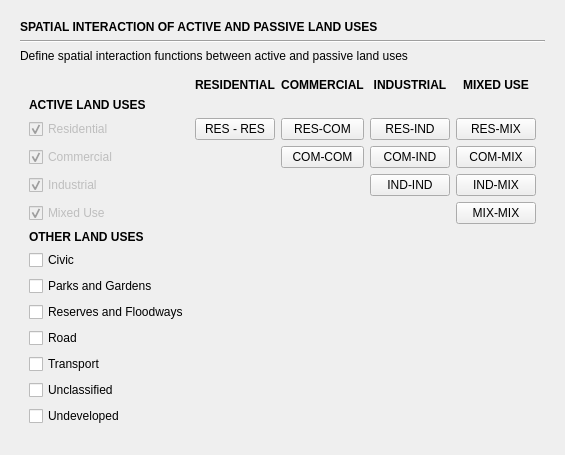
            <widget class="QWidget" name="inputs_contents_5">
             <property name="geometry">
              <rect>
               <x>0</x>
               <y>0</y>
               <width>537</width>
               <height>438</height>
              </rect>
             </property>
             <layout class="QVBoxLayout" name="verticalLayout_16">
              <item>
               <layout class="QVBoxLayout" name="verticalLayout_28">
                <property name="margin">
                 <number>9</number>
                </property>
                <item>
                 <widget class="QLabel" name="descr1_5">
                  <property name="text">
                   <string>&lt;html&gt;&lt;head/&gt;&lt;body&gt;&lt;p&gt;&lt;span style=&quot; font-weight:600;&quot;&gt;SPATIAL INTERACTION OF ACTIVE AND PASSIVE LAND USES&lt;/span&gt;&lt;/p&gt;&lt;/body&gt;&lt;/html&gt;</string>
                  </property>
                 </widget>
                </item>
                <item>
                 <widget class="Line" name="line_3">
                  <property name="orientation">
                   <enum>Qt::Horizontal</enum>
                  </property>
                 </widget>
                </item>
                <item>
                 <widget class="QLabel" name="emp_lbl_18">
                  <property name="text">
                   <string>Define spatial interaction functions between active and passive land uses</string>
                  </property>
                 </widget>
                </item>
                <item>
                 <widget class="QWidget" name="datasets_11" native="true">
                  <layout class="QGridLayout" name="gridLayout_15">
                   <item row="4" column="0">
                    <widget class="QCheckBox" name="checkBox_69">
                     <property name="enabled">
                      <bool>false</bool>
                     </property>
                     <property name="text">
                      <string>Industrial</string>
                     </property>
                     <property name="checked">
                      <bool>true</bool>
                     </property>
                    </widget>
                   </item>
                   <item row="6" column="0">
                    <widget class="QLabel" name="label_38">
                     <property name="text">
                      <string>&lt;html&gt;&lt;head/&gt;&lt;body&gt;&lt;p&gt;&lt;span style=&quot; font-weight:600;&quot;&gt;OTHER LAND USES&lt;/span&gt;&lt;/p&gt;&lt;/body&gt;&lt;/html&gt;</string>
                     </property>
                    </widget>
                   </item>
                   <item row="8" column="0">
                    <widget class="QCheckBox" name="checkBox_64">
                     <property name="text">
                      <string>Parks and Gardens</string>
                     </property>
                    </widget>
                   </item>
                   <item row="10" column="0">
                    <widget class="QCheckBox" name="checkBox_66">
                     <property name="text">
                      <string>Road</string>
                     </property>
                    </widget>
                   </item>
                   <item row="3" column="0">
                    <widget class="QCheckBox" name="checkBox_68">
                     <property name="enabled">
                      <bool>false</bool>
                     </property>
                     <property name="text">
                      <string>Commercial</string>
                     </property>
                     <property name="checked">
                      <bool>true</bool>
                     </property>
                    </widget>
                   </item>
                   <item row="7" column="0">
                    <widget class="QCheckBox" name="checkBox_53">
                     <property name="text">
                      <string>Civic</string>
                     </property>
                    </widget>
                   </item>
                   <item row="1" column="0">
                    <widget class="QLabel" name="label_32">
                     <property name="text">
                      <string>&lt;html&gt;&lt;head/&gt;&lt;body&gt;&lt;p&gt;&lt;span style=&quot; font-weight:600;&quot;&gt;ACTIVE LAND USES&lt;/span&gt;&lt;/p&gt;&lt;/body&gt;&lt;/html&gt;</string>
                     </property>
                    </widget>
                   </item>
                   <item row="9" column="0">
                    <widget class="QCheckBox" name="checkBox_65">
                     <property name="text">
                      <string>Reserves and Floodways</string>
                     </property>
                    </widget>
                   </item>
                   <item row="5" column="0">
                    <widget class="QCheckBox" name="checkBox_70">
                     <property name="enabled">
                      <bool>false</bool>
                     </property>
                     <property name="text">
                      <string>Mixed Use</string>
                     </property>
                     <property name="checked">
                      <bool>true</bool>
                     </property>
                    </widget>
                   </item>
                   <item row="2" column="0">
                    <widget class="QCheckBox" name="checkBox_67">
                     <property name="enabled">
                      <bool>false</bool>
                     </property>
                     <property name="text">
                      <string>Residential</string>
                     </property>
                     <property name="checkable">
                      <bool>true</bool>
                     </property>
                     <property name="checked">
                      <bool>true</bool>
                     </property>
                    </widget>
                   </item>
                   <item row="2" column="4">
                    <widget class="QPushButton" name="pushButton_12">
                     <property name="text">
                      <string>RES-MIX</string>
                     </property>
                    </widget>
                   </item>
                   <item row="0" column="2">
                    <widget class="QLabel" name="label_34">
                     <property name="text">
                      <string>&lt;html&gt;&lt;head/&gt;&lt;body&gt;&lt;p align=&quot;center&quot;&gt;&lt;span style=&quot; font-weight:600;&quot;&gt;COMMERCIAL&lt;/span&gt;&lt;/p&gt;&lt;/body&gt;&lt;/html&gt;</string>
                     </property>
                    </widget>
                   </item>
                   <item row="4" column="4">
                    <widget class="QPushButton" name="pushButton_17">
                     <property name="text">
                      <string>IND-MIX</string>
                     </property>
                    </widget>
                   </item>
                   <item row="13" column="0">
                    <widget class="QCheckBox" name="checkBox_71">
                     <property name="text">
                      <string>Undeveloped</string>
                     </property>
                    </widget>
                   </item>
                   <item row="2" column="2">
                    <widget class="QPushButton" name="pushButton_10">
                     <property name="text">
                      <string>RES-COM</string>
                     </property>
                    </widget>
                   </item>
                   <item row="0" column="3">
                    <widget class="QLabel" name="label_35">
                     <property name="text">
                      <string>&lt;html&gt;&lt;head/&gt;&lt;body&gt;&lt;p align=&quot;center&quot;&gt;&lt;span style=&quot; font-weight:600;&quot;&gt;INDUSTRIAL&lt;/span&gt;&lt;/p&gt;&lt;/body&gt;&lt;/html&gt;</string>
                     </property>
                    </widget>
                   </item>
                   <item row="4" column="3">
                    <widget class="QPushButton" name="pushButton_16">
                     <property name="text">
                      <string>IND-IND</string>
                     </property>
                    </widget>
                   </item>
                   <item row="3" column="2">
                    <widget class="QPushButton" name="pushButton_13">
                     <property name="text">
                      <string>COM-COM</string>
                     </property>
                    </widget>
                   </item>
                   <item row="3" column="3">
                    <widget class="QPushButton" name="pushButton_14">
                     <property name="text">
                      <string>COM-IND</string>
                     </property>
                    </widget>
                   </item>
                   <item row="2" column="3">
                    <widget class="QPushButton" name="pushButton_11">
                     <property name="text">
                      <string>RES-IND</string>
                     </property>
                    </widget>
                   </item>
                   <item row="5" column="4">
                    <widget class="QPushButton" name="pushButton_18">
                     <property name="text">
                      <string>MIX-MIX</string>
                     </property>
                    </widget>
                   </item>
                   <item row="12" column="0">
                    <widget class="QCheckBox" name="checkBox_73">
                     <property name="text">
                      <string>Unclassified</string>
                     </property>
                    </widget>
                   </item>
                   <item row="0" column="1">
                    <widget class="QLabel" name="label_33">
                     <property name="text">
                      <string>&lt;html&gt;&lt;head/&gt;&lt;body&gt;&lt;p align=&quot;center&quot;&gt;&lt;span style=&quot; font-weight:600;&quot;&gt;RESIDENTIAL&lt;/span&gt;&lt;/p&gt;&lt;/body&gt;&lt;/html&gt;</string>
                     </property>
                    </widget>
                   </item>
                   <item row="0" column="4">
                    <widget class="QLabel" name="label_37">
                     <property name="text">
                      <string>&lt;html&gt;&lt;head/&gt;&lt;body&gt;&lt;p align=&quot;center&quot;&gt;&lt;span style=&quot; font-weight:600;&quot;&gt;MIXED USE&lt;/span&gt;&lt;/p&gt;&lt;/body&gt;&lt;/html&gt;</string>
                     </property>
                    </widget>
                   </item>
                   <item row="11" column="0">
                    <widget class="QCheckBox" name="checkBox_72">
                     <property name="text">
                      <string>Transport</string>
                     </property>
                    </widget>
                   </item>
                   <item row="2" column="1">
                    <widget class="QPushButton" name="pushButton_9">
                     <property name="text">
                      <string>RES - RES</string>
                     </property>
                    </widget>
                   </item>
                   <item row="3" column="4">
                    <widget class="QPushButton" name="pushButton_15">
                     <property name="text">
                      <string>COM-MIX</string>
                     </property>
                    </widget>
                   </item>
                  </layout>
                 </widget>
                </item>
               </layout>
              </item>
              <item>
               <spacer name="verticalSpacer_9">
                <property name="orientation">
                 <enum>Qt::Vertical</enum>
                </property>
                <property name="sizeHint" stdset="0">
                 <size>
                  <width>20</width>
                  <height>40</height>
                 </size>
                </property>
               </spacer>
              </item>
             </layout>
            </widget>
